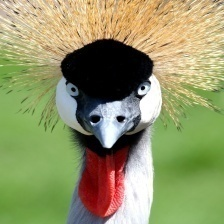
#> input picture image/2.jpg, 224 x 224 px, given in place of 1.jpg, which was not available
$ python imgresize.py
#> lines starting #> are read from the running program, lines starting #| are printed output that depends on the picture
import cv2
import numpy as np
import matplotlib.pyplot as plt
import os

for i in range(5):
  keyword=i+1
  url=f'../Image/{keyword}.jpg'
  img = cv2.imread(url, cv2.IMREAD_COLOR)
#> img is the input picture: shape (224, 224, 3); mean B, G, R 104.1, 149.8, 145.9
  img=cv2.resize(img,dsize=(1920,1080),interpolation=cv2.INTER_CUBIC)
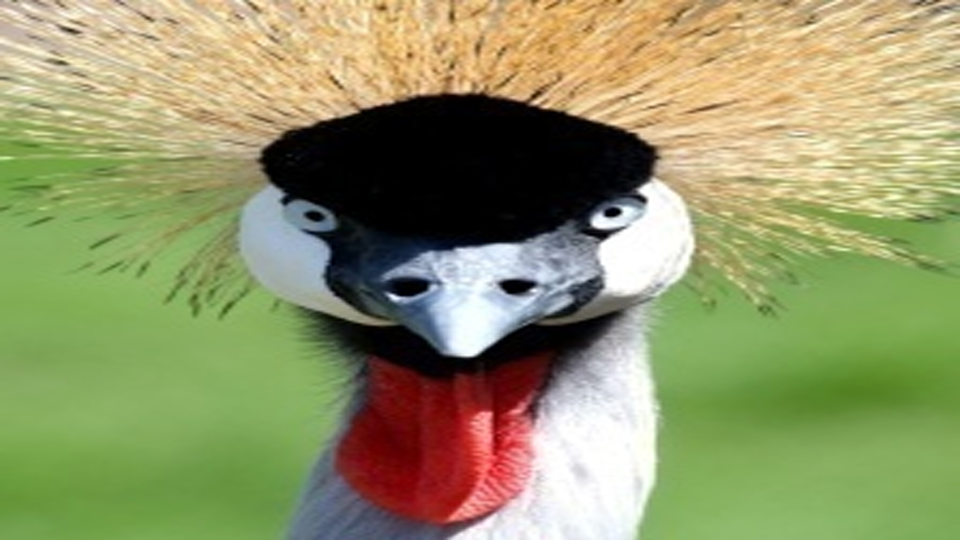
#> img: shape (1080, 1920, 3) (shown at 1/2 size); mean B, G, R 104.1, 149.8, 145.9
#> pass 3 of the loop `for i in range(5):`:
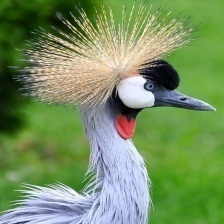
#> input picture image/4.jpg, 224 x 224 px, given in place of 3.jpg, which was not available
#> img is the input picture: shape (224, 224, 3); mean B, G, R 96.5, 145.4, 118.3
#> `img=cv2.resize(img,dsize=(1920,1080),interpolation=cv2.INTER_CUBIC)`:
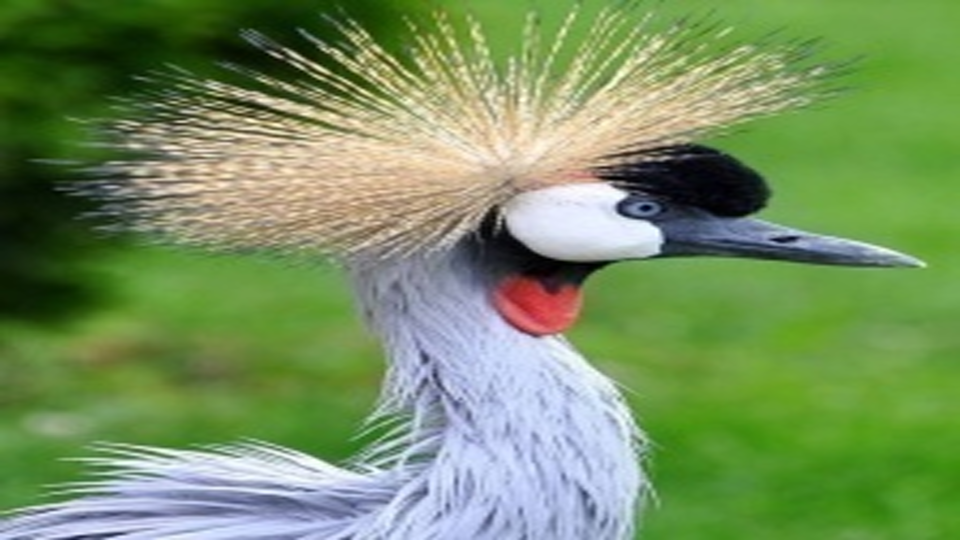
#> img: shape (1080, 1920, 3) (shown at 1/2 size); mean B, G, R 96.5, 145.4, 118.3
#> the loop made 5 passes; the first 3 are shown
  cv2.imwrite(f'{keyword}.jpg',img)

# [5 lines of commented-out code are left out]
